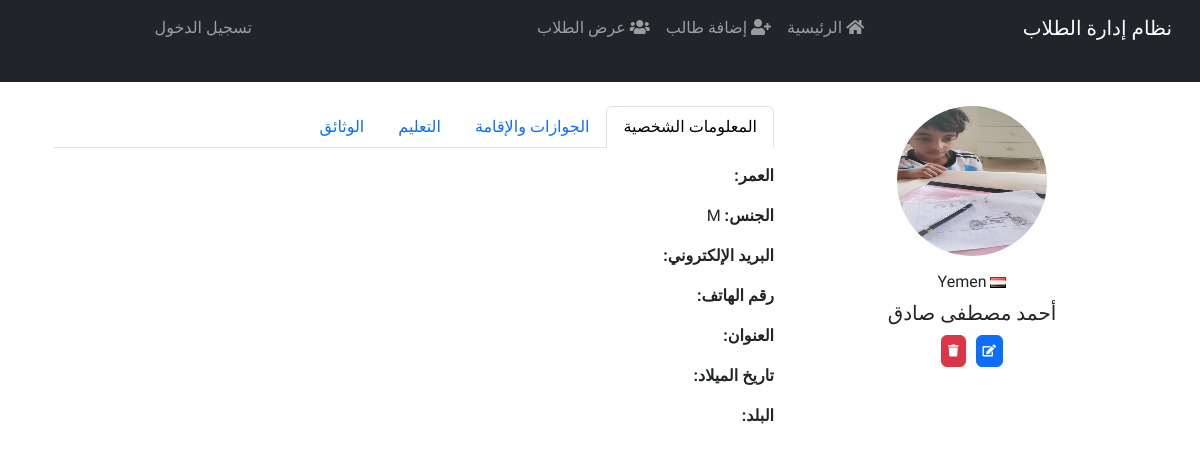
Page /student/18/ on the committed database.
### students/models.py (models this page shows, shortened)
class Student(models.Model):
    GENDER_CHOICES = [
        ('M', 'ذكر'),
        ('F', 'أنثى'),
    ]
    nationality = CountryField(verbose_name="الجنسية")  # استخدام CountryField
    MARITAL_STATUS_CHOICES = [
        ('single', 'أعزب'),
        ('married', 'متزوج'),
        ('divorced', 'مطلق'),
        ('widowed', 'أرمل'),
    ]
    first_name = models.CharField(max_length=100, verbose_name="الاسم الأول")
    last_name = models.CharField(max_length=100, verbose_name="اللقب")
    birth_date = models.DateField(verbose_name="تاريخ الميلاد")
    gender = models.CharField(max_length=1, choices=GENDER_CHOICES, verbose_name="الجنس")
    image = models.ImageField(upload_to='students_images/', blank=True, null=True, verbose_name="صورة الطالب")
    nationality = CountryField(verbose_name="الجنسية")
    job = models.CharField(max_length=100, verbose_name="الوظيفة", blank=True, null=True)
    marital_status = models.CharField(max_length=10, choices=MARITAL_STATUS_CHOICES, verbose_name="الحالة الاجتماعية")
    passport_number = models.CharField(max_length=50, blank=True, null=True, verbose_name="رقم الجواز")
    registration_number = models.CharField(max_length=50, blank=True, null=True, verbose_name="رقم التسجيل")
    place_of_issue = models.CharField(max_length=100, blank=True, null=True, verbose_name="مكان الإصدار")
    purpose = models.CharField(max_length=100, blank=True, null=True, verbose_name="الغرض")
    registration_place = models.CharField(max_length=100, blank=True, null=True, verbose_name="مكان التسجيل")
    visa_number = models.CharField(max_length=50, blank=True, null=True, verbose_name="رقم التأشيرة")
    date_of_issued = models.DateField(blank=True, null=True, verbose_name="تاريخ الإصدار")
    port_name = models.CharField(max_length=100, blank=True, null=True, verbose_name="اسم الميناء")
    date_of_registration = models.DateField(blank=True, null=True, verbose_name="تاريخ التسجيل")
    place_of_issued_residence = models.CharField(max_length=100, blank=True, null=True, verbose_name="مكان إصدار الإقامة")
    residence_number = models.CharField(max_length=50, blank=True, null=True, verbose_name="رقم الإقامة")
    residence_issue_place = models.CharField(max_length=100, blank=True, null=True, verbose_name="مكان إصدار الإقامة")
    residence_issued_date = models.DateField(blank=True, null=True, verbose_name="تاريخ إصدار الإقامة")
    residence_end_date = models.DateField(blank=True, null=True, verbose_name="تاريخ انتهاء الإقامة")
    reference_number = models.CharField(max_length=50, blank=True, null=True, verbose_name="الرقم المرجعي")
    entry_date = models.DateField(blank=True, null=True, verbose_name="تاريخ الدخول")
    end_date = models.DateField(blank=True, null=True, verbose_name="تاريخ المغادرة")
    registration_date = models.DateField(blank=True, null=True, verbose_name="تاريخ التسجيل")
    end_registration_date = models.DateField(blank=True, null=True, verbose_name="تاريخ انتهاء التسجيل")
    type_of_services = models.CharField(max_length=100, blank=True, null=True, verbose_name="نوع الخدمات")
    issuing_authority = models.CharField(max_length=100, blank=True, null=True, verbose_name="الجهة المصدرة")
    phone_number = models.CharField(max_length=20, blank=True, null=True, verbose_name="رقم الهاتف")
    companion_name = models.CharField(max_length=100, blank=True, null=True, verbose_name="اسم المرافق")
    companion_nationality = models.CharField(max_length=100, blank=True, null=True, verbose_name="جنسية المرافق")
    companion_relationship = models.CharField(max_length=100, blank=True, null=True, verbose_name="صلة القرابة")
    companion_passport_number = models.CharField(max_length=50, blank=True, null=True, verbose_name="رقم جواز المرافق")
    companion_residence_number = models.CharField(max_length=50, blank=True, null=True, verbose_name="رقم إقامة المرافق")
    companion_residence_end_date = models.DateField(blank=True, null=True, verbose_name="تاريخ انتهاء إقامة المرافق")
    note = models.TextField(blank=True, null=True, verbose_name="ملاحظة")

### students/views.py (the view)
# urls.py: path('student/<int:student_id>/', views.student_detail, name='student_detail'),
def student_detail(request, student_id):
    student = get_object_or_404(Student, id=student_id)
    return render(request, 'students/student_detail.html', {'student': student})

### students/templates/students/student_detail.html (shortened to what this page needs)
{% extends "students/base.html" %}
{% load static %}
{% block content %}
<!DOCTYPE html>
<html lang="ar">
<head>
    <link rel="stylesheet" type="text/css" href="{% static 'css/styles.css' %}">
</head>
<body>
    <div class="container mt-4">
    <div class="row">
        <div class="col-md-4 text-center">
            {% if student.image and student.image.url %}
                <img src="{{ student.image.url }}" class="rounded-circle img-fluid" alt="صورة الطالب" style="width: 150px; height: 150px;">
            {% else %}
                <img src="{% static 'students/default.png' %}" class="rounded-circle img-fluid" alt="صورة افتراضية" style="width: 150px; height: 150px;">
            {% endif %}
            <h6 class="st-na">
                <img src="{% static 'flags/' %}{{ student.nationality.code|lower }}.gif" alt="{{ student.nationality.name }}">
                {{ student.nationality.name }}
            </h6>
            <h5 class="mt-5 st-name">{{ student.first_name }}</h5>
            <div class="student-actions">
                <a href="{% url 'student_edit' student.id %}" class="btn btn-primary">
                    <i class="fas fa-edit"></i>
                </a>
                <form action="{% url 'delete_student' student.id %}" method="post" class="delete-form">
                    <button type="submit" class="btn btn-danger" onclick="return confirm('هل أنت متأكد من حذف هذا الطالب؟');">
                        <i class="fas fa-trash"></i>
                    </button>
                </form>
            </div>
        </div>
        <div class="col-md-8">
            <ul class="nav nav-tabs" id="studentTabs" role="tablist">
                <li class="nav-item">
                    <button class="nav-link active" id="personal-tab" data-bs-toggle="tab" data-bs-target="#personal" type="button">المعلومات الشخصية</button>
                </li>
                <li class="nav-item">
                    <button class="nav-link" id="passport-tab" data-bs-toggle="tab" data-bs-target="#passport" type="button">الجوازات والإقامة</button>
                </li>
                <li class="nav-item">
                    <button class="nav-link" id="education-tab" data-bs-toggle="tab" data-bs-target="#education" type="button">التعليم</button>
                </li>
                <li class="nav-item">
                    <button class="nav-link" id="documents-tab" data-bs-toggle="tab" data-bs-target="#documents" type="button">الوثائق</button>
                </li>
            </ul>
            <div class="tab-content mt-3">
                <div class="tab-pane fade show active" id="personal">
                    <p><strong>العمر:</strong> {{ student.age }}</p>
                    <p><strong>الجنس:</strong> {{ student.gender }}</p>
                    <p><strong>البريد الإلكتروني:</strong> {{ student.email }}</p>
                    <p><strong>رقم الهاتف:</strong> {{ student.phone }}</p>
                    <p><strong>العنوان:</strong> {{ student.address }}</p>
                    <p><strong>تاريخ الميلاد:</strong> {{ student.date_of_birth }}</p>
                    <p><strong>البلد:</strong> {{ student.country }}</p>
                </div>
            </div>
        </div>
    </div>
    </div>
</body>
{% endblock %}

### students/static/css/styles.css (style rules this page uses)
body { font-family: 'Tajawal', sans-serif; text-align: right; }
h6.st-na { margin-top: 16px; }
.mt-5.st-name { margin-top: 10px !important; }
.student-actions { margin-top: 10px; display: flex; gap: 10px; justify-content: center; }
a.btn.btn-primary, .btn.btn-danger { font-size: 12px; padding: 6px; }

### rows in the picture
Student: image (picture), nationality.name "Yemen", first_name "أحمد مصطفى صادق", gender "M"
